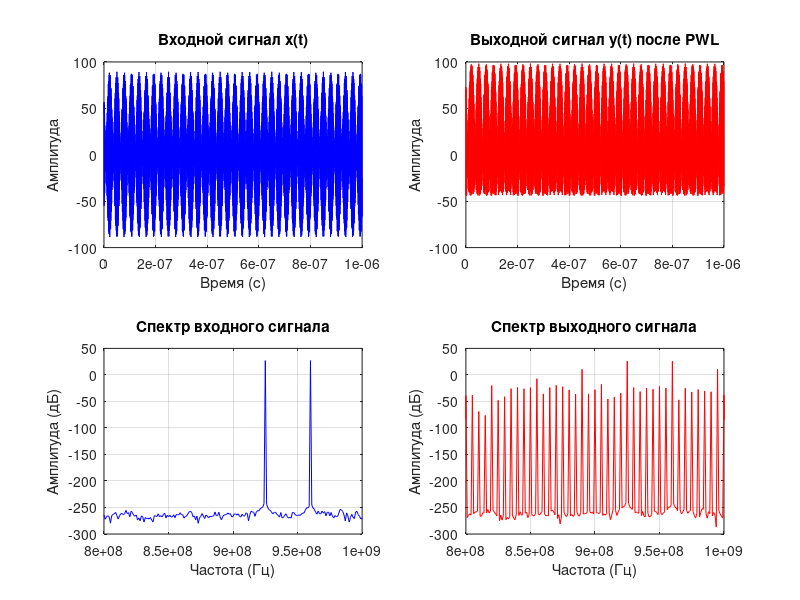

The MATLAB source for this figure: (Note: this script raises an error after producing the figure.)
clear all;
close all;
clc;

% Параметры сигнала
fs = 5e9;          % Частота дискретизации (Гц)
T = 1e-6;            % Длительность сигнала (с)
t = 0:1/fs:T-1/fs;   % Временная ось
f1 = 925e6;            % Частота первого тона (Гц)
f2 = 960e6;            % Частота второго тона (Гц)

% Входной сигнал: два тона с амплитудой 44.72 (для мощности ~30 дБм)
x = 44.72 * (sin(2*pi*f1*t) + cos(2*pi*f2*t));

% Коэффициенты TD-PWL модели из Таблицы 1 статьи
a = [1.45563; 1.43757; 1.40262; 1.35217; 1.28853; 1.21463; 1.13305; ...
     1.04682; 0.95845; 0.87069; 0.78492; 0.70286; 0.62436];

% Пороги для TD-PWL (равномерное разбиение, примерные значения)
lambda = linspace(0, max(abs(x)), length(a)+1);

% Применение TD-PWL модели
y = zeros(size(x));
for i = 1:length(a)
    % Пороговая декомпозиция (формула 3 из статьи)
    Xi = zeros(size(x));
    idx = (abs(x) >= lambda(i)) & (abs(x) < lambda(i+1));
    Xi(idx) = x(idx) - lambda(i);
    idx = (abs(x) >= lambda(i+1));
    Xi(idx) = lambda(i+1) - lambda(i);
    
    % Добавление вклада i-го сегмента
    y = y + a(i) * Xi;
end

% Построение графиков
figure;

% Входной и выходной сигналы во временной области
subplot(2,2,1);
plot(t, x, 'b');
title('Входной сигнал x(t)');
xlabel('Время (с)');
ylabel('Амплитуда');
grid on;

subplot(2,2,2);
plot(t, y, 'r');
title('Выходной сигнал y(t) после PWL');
xlabel('Время (с)');
ylabel('Амплитуда');
grid on;

% Спектры входного и выходного сигналов
N = length(x);
f = (0:N-1) * fs / N;

X_fft = abs(fft(x)) / N;
Y_fft = abs(fft(y)) / N;

subplot(2,2,3);
plot(f, 20*log10(X_fft), 'b');
title('Спектр входного сигнала');
xlabel('Частота (Гц)');
ylabel('Амплитуда (дБ)');
xlim([800e6 1000e6]);
grid on;

subplot(2,2,4);
plot(f, 20*log10(Y_fft), 'r');
title('Спектр выходного сигнала');
xlabel('Частота (Гц)');
ylabel('Амплитуда (дБ)');
xlim([800e6 1000e6]);
grid on;

%%
% Параметры
fs = 5e9;
t = 0:1/fs:1e-6;%-1/fs;
f1 = 925e6;
f2 = 960e6;
V = 44.72;
R = 50; 

% Сигналы
v_in = V * (cos(2*pi*f1*t) + cos(2*pi*f2*t));
a_coeffs = [1.52e-5, -4.29e-10, 7.18e-14, -5.39e-18, 1.67e-22, -1.88e-25];
i_out = poly_iv_model(v_in, a_coeffs);

% Спектры
N = length(t);
f = (-N/2:N/2-1)*(fs/N)/1e6;  % Частотная ось (МГц)
V_f = abs(fftshift(fft(v_in)))/N;
I_f = abs(fftshift(fft(i_out)))/N;

% Перевод в мощность и dBm
Pv = V_f.^2 / (2*R);        % Мощность от напряжения
Pi = (I_f.^2) * R / 2;      % Мощность от тока

Pv_dBm = 10*log10(Pv / 1e-3); % в dBm
Pi_dBm = 10*log10(Pi / 1e-3);

% График
figure;
plot(f, Pv_dBm,'DisplayName', 'Вх(по напряжению)');
hold on;
plot(f, Pi_dBm, 'DisplayName', 'Вых(по току)');
xlim([850 1030]);
ylim([-150 0]);
xlabel('Частота, МГц');
ylabel('Амплитуда, dBm');
title('Спектры сигналов в dBm');
legend;
grid on;

function i_out = poly_iv_model(v_in, a_coeffs)
    i_out = zeros(size(v_in));
    for k = 1:length(a_coeffs)
        degree = 2*k - 1; % Степень: 1, 3, 5, ...
        i_out = i_out + a_coeffs(k) * v_in.^degree;
    end
end
